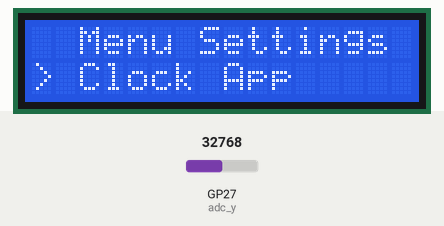
This program was run on a simulated Raspberry Pi Pico running MicroPython. Shown: 16×2 character LCD. The inputs (shaded band) are chosen by the test bench; at power-on: GP27 (adc_y) = 32768 (analog values on the 0–65535 scale). Library files of the repository ran but are not shown: pico_i2c_lcd.py.

Above: at 4.3 s.
4.4 s: GP27 (adc_y) set to 61072
5.9 s: GP27 (adc_y) set to 62896
At 6.7 s:
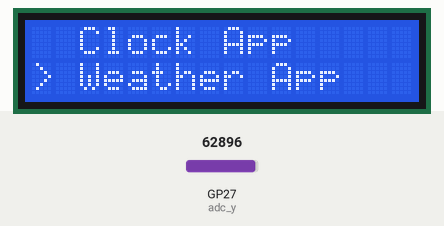
7.4 s: GP27 (adc_y) set to 3136
8.9 s: GP27 (adc_y) set to 2800
At 10.1 s:
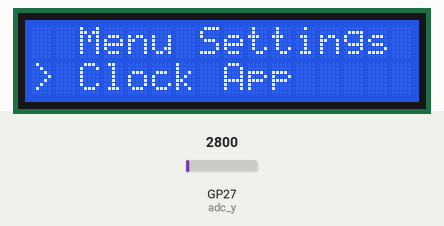
10.4 s: GP27 (adc_y) set to 62655
At 11.2 s:
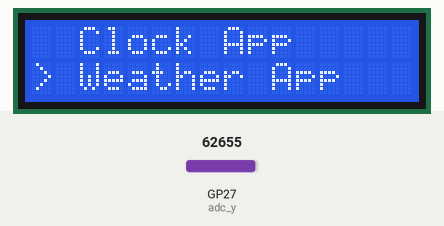
Timing chart, 0 to 12.9 s (numbered marks = the images above; inputs shaded):
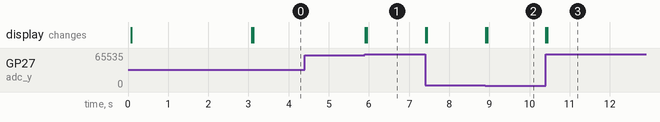

The program:

picoMainTest1.py
```python
# This is the main file for the Pi Pico build.
# It handles the overall structure, initializes hardware, and
# controls the main menu system using an LCD display.

from machine import Pin, ADC, I2C
import time

# Import your existing LCD library files.
from pico_i2c_lcd import I2cLcd

# --- Hardware Setup (shared across all apps) ---

# For the LCD:
# Connect the Pico's GP0 (SDA) to the LCD's SDA pin.
# Connect the Pico's GP1 (SCL) to the LCD's SCL pin.
# Connect GND and VCC on the LCD to the Pico's GND and 3.3V pins.
I2C_SDA_PIN = 0
I2C_SCL_PIN = 1
# Check your LCD's I2C address, 0x27 is a common one.
I2C_ADDR = 0x27
NUM_LINES = 2
NUM_COLS = 16

i2c = I2C(0, sda=Pin(I2C_SDA_PIN), scl=Pin(I2C_SCL_PIN), freq=400000)
lcd = I2cLcd(i2c, I2C_ADDR, NUM_LINES, NUM_COLS)

# For the Joystick:
# Connect the Joystick's VRX pin to a Pico ADC pin (e.g., GP26).
# Connect the Joystick's VRY pin to another Pico ADC pin (e.g., GP27).
# Connect GND and VCC on the joystick to a Pico's GND and 3.3V pins.
JOYSTICK_X_PIN = 26
JOYSTICK_Y_PIN = 27
adc_x = ADC(Pin(JOYSTICK_X_PIN))
adc_y = ADC(Pin(JOYSTICK_Y_PIN))

# --- Startup Script Placeholder ---
def startup_script():
    """
    This function runs once on boot for any one-time initialization.
    """
    lcd.clear()
    lcd.putstr("  Pico Project  ")
    lcd.move_to(0, 1)
    lcd.putstr("    Starting...  ")
    time.sleep(3)

# --- Menu State Management ---
# A list of strings representing your menu items.
menu_items = [
    "Clock App",
    "Weather App",
    "Light Settings",
    "Display Settings",
    "Menu Settings",
]

# State variables for menu navigation.
current_menu_index = 0
last_y_state = 0
DEBOUNCE_DELAY_MS = 200 # Time in milliseconds to debounce input.
last_menu_change_time = time.ticks_ms()

def update_menu_display():
    """
    Updates the menu display on the LCD screen.
    """
    lcd.clear()

    # Display the menu item above the current selection on the top line.
    lcd.move_to(0, 0)
    # The modulo operator helps with the wrap-around effect.
    prev_index = (current_menu_index - 1 + len(menu_items)) % len(menu_items)
    lcd.putstr(f"  {menu_items[prev_index]}")

    # Display the selected menu item on the bottom line with a '>' indicator.
    lcd.move_to(0, 1)
    lcd.putstr(f"> {menu_items[current_menu_index]}")

def main_loop():
    """
    The central main loop of the system. It handles menu navigation.
    """
    global current_menu_index, last_y_state, last_menu_change_time

    # Run the startup script once.
    startup_script()
    update_menu_display()

    while True:
        # Read the 16-bit value from the ADC pin for the Y-axis.
        y_val = adc_y.read_u16()

        # Determine joystick state based on thresholds.
        menu_y_state = 0
        if y_val < 3000:
            menu_y_state = -1 # Up
        elif y_val > 62000:
            menu_y_state = 1 # Down

        # Get the current time for debouncing.
        current_time = time.ticks_ms()

        # Check if the state has changed and if enough time has passed since the last change.
        if menu_y_state != last_y_state and (current_time - last_menu_change_time) > DEBOUNCE_DELAY_MS:
            if menu_y_state == -1:
                # Move up in the menu, with wrap-around.
                current_menu_index = (current_menu_index - 1 + len(menu_items)) % len(menu_items)
            elif menu_y_state == 1:
                # Move down in the menu, with wrap-around.
                current_menu_index = (current_menu_index + 1) % len(menu_items)

            # Update the last state and time.
            last_y_state = menu_y_state
            last_menu_change_time = current_time

            # Update the display immediately after a change.
            update_menu_display()

        # Small delay to prevent the loop from running too fast.
        time.sleep(0.01)

if __name__ == "__main__":
    main_loop()
```

Measured:
- the behaviour switches between 62000 and 62016 on GP27 (adc_y) (found by bisection; images 0 and 1)
- the behaviour switches between 3008 and 2992 on GP27 (adc_y) (found by bisection; images 1 and 2)
- after the input at 4.4 s, every drawn part: stays the same
- after the input at 5.9 s, the display: first changes at once (image 1 shows a later state)
- after the input at 8.9 s, the display: first changes at once (image 2 shows a later state)
- after the input at 10.4 s, the display: first changes at once (image 3 shows a later state)
